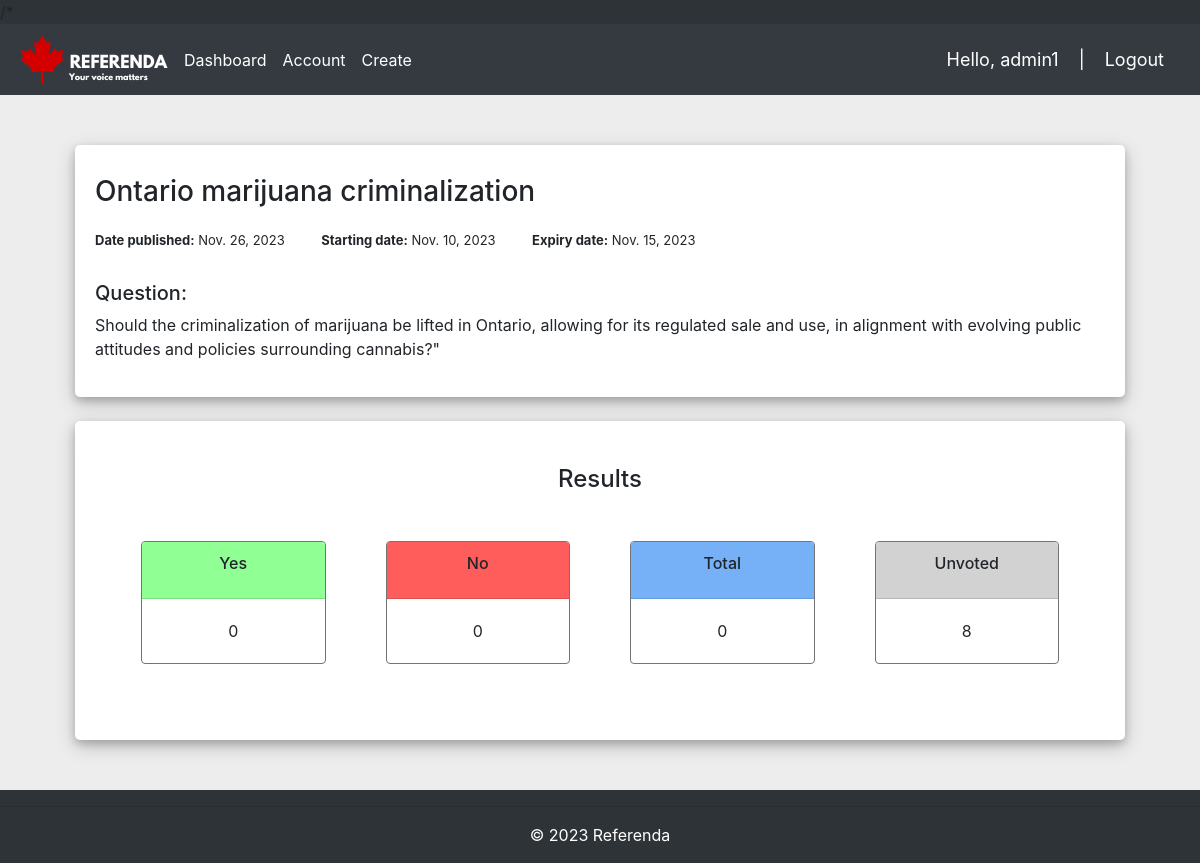
/results/4ef4397f-5211-4f6e-b13a-63b689893765/ (signed in), run on the app's committed database.
### referendaMain/models.py (models this page shows, shortened)
class User(AbstractBaseUser, PermissionsMixin):
    id = models.UUIDField(primary_key=True, default=uuid.uuid4, editable=False)
    username = models.CharField(max_length=20, null=False, unique=True)
    email = models.EmailField(blank=True, default="", unique=False)
    is_active = models.BooleanField(default=False)
    is_superuser = models.BooleanField(default=False)
    is_staff = models.BooleanField(default=False)
    date_created = models.DateTimeField(default=timezone.now)
    last_login = models.DateTimeField(blank=True, null=True)
    objects = CustomUserManager()
    USERNAME_FIELD = "username"
    EMAIL_FIELD = "email"
    REQUIRED_FIELDS = []
    class Meta:
        verbose_name = "User"
        verbose_name_plural = "Users"

class Referendum(models.Model):
    id = models.UUIDField(primary_key=True, default=uuid.uuid4, editable=False)
    title = models.CharField(max_length=200, null=True)
    description = models.CharField(max_length=500, null=True)
    choices = models.ManyToManyField(Choice, blank=True)
    date_published = models.DateField(default=timezone.now())
    date_available = models.DateField(null=True)
    date_expired = models.DateField(null=True)

### referendaMain/views.py (the view)
# urls.py: path('results/<uuid:id>/', views.resultsPage, name='results'),
@login_required(login_url="login")
def resultsPage(request, id):
    referendum = Referendum.objects.get(id=id)
    total_voters = Voter.objects.count()
    total_votes = Vote.objects.filter(referendum=referendum).count()
    unvoted = total_voters - total_votes
    yes_votes = Vote.objects.filter(referendum=referendum, choice_id=1).count()
    no_votes = Vote.objects.filter(referendum=referendum, choice_id=2).count()
    vote_results = []
    for choice in referendum.choices.all():
        voteCount = Vote.objects.filter(referendum=referendum, choice=choice).count()
        vote_results.append([choice.name, voteCount])
    return render(
        request,
        "referendaPages/results.html",
        context={
            "referendum": referendum,
            "unvoted": unvoted,
            "yes_votes": yes_votes,
            "no_votes": no_votes,
            "vote_results": vote_results,
            "total_votes": total_votes,
        },
    )

### referendaMain/templates/referendaPages/results.html (shortened to what this page needs)
{% extends 'referendaPages/main.html' %}
{% block content %}
<div class="content-wrapper">
    <div class="container h-150">
        <div class="d-flex justify-content-center h-100">
            <div class="referendum_card">
                <div class="d-flex justify-content-left">
                    <h3 id="referendum-title">{{ referendum.title }}</h3>
                </div>
                <div>
                    <span>
                        <span class="ref-info"><b>Date published:</b> {{ referendum.date_published }}</span>&emsp;&emsp;
                        <span class="ref-info"><b>Starting date:</b> {{ referendum.date_available }}</span>&emsp;&emsp;
                        <span class="ref-info"><b>Expiry date:</b> {{ referendum.date_expired }}</span>
                    </span>
                </div>
                <div id="ref-description">
                    <h5>Question:</h5>
                    <p>{{ referendum.description }}</p>
                </div>
            </div>
        </div>
    </div>
    <br>
    <div class="container h-150">
        <div class="d-flex justify-content-center h-100">
            <div class="referendum_card">
                {% include 'referendaPages/statistics.html' %}
            </div>
        </div>
    </div>
</div>
{% endblock %}

### referendaMain/templates/referendaPages/navbar.html (shortened to what this page needs)
{% load static %}
<nav class="navbar navbar-expand-lg navbar-dark bg-dark">
    <img src="{% static 'images/logo-dark.png' %}">
    <div class="collapse navbar-collapse" id="navbarNav">
        <ul class="navbar-nav">
            <li class="nav-item active">
                <a class="nav-link" href="{% url 'dashboard' %}">Dashboard</a>
            </li>
            <li class="nav-item active">
                <a class="nav-link" href="{% url 'account' %}">Account</a>
            </li>
            {% if request.user.is_staff %}
            <li class="nav-item active">
                <a class="nav-link" href="{% url 'create' %}">Create</a>
            </li>
            {% endif %}
        </ul>
    </div>
    <span class="hello-msg">Hello, {{ request.user }}</span>
    <span class="hello-msg">|</span>
    <span><a class="hello-msg" href="{% url 'logout' %}">Logout</a></span>
</nav>

### static/css/main.css (style rules this page uses)
body { background-color: #2e3338 !important; }
.content-wrapper { padding-top: 50px; padding-bottom: 50px; height: 100%; width: 100%; background-color: rgb(237, 237, 237); }
.referendum_card { width: 1050px; margin-bottom: auto; background: #ffffff; position: relative; display: flex; justify-content: center; flex-direction: column; padding: 20px; box-shadow: 0 4px 8px 0 rgba(0, 0, 0, 0.2), 0 6px 20px 0 rgba(0, 0, 0, 0.19); -webkit-box-shadow: 0 4px 8px 0 rgba(0, 0, 0, 0.2), 0 6px 20px 0 rgba(0, 0, 0, 0.19); -moz-box-shadow: 0 4px 8px 0 rgba(0, 0, 0, 0.2), 0 6px 20px 0 rgba(0, 0, 0, 0.19); border-radius: 5px; }
#referendum-title { padding-top: 10px; padding-bottom: 10px; }
.ref-info { font-size: small; }
#ref-description { padding-top: 30px }
.hello-msg { font-size: 18px; color: #fff; margin-right:20px; }

### data on the page
User: user "admin1"
Referendum: title "Ontario marijuana criminalization", date_published "Nov. 26, 2023", date_available "Nov. 10, 2023", date_expired "Nov. 15, 2023", description "Should the criminalization of marijuana be lifted in Ontario, allowing for its regulated sale and use, in alignment with evolving public attitudes and policies surrounding cannabis?\""

### other printed values
{{ yes_votes }} "0"
{{ no_votes }} "0"
{{ total_votes }} "0"
{{ unvoted }} "8"
